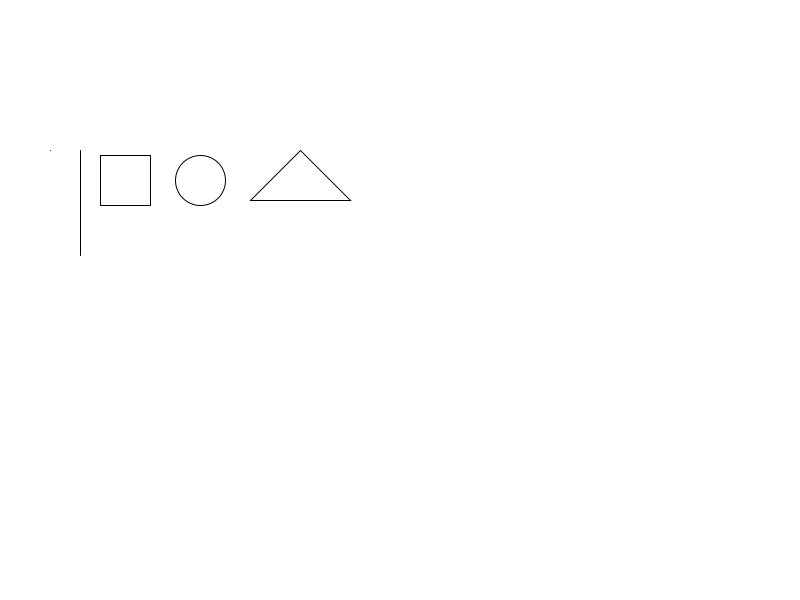
Frame 1 (no input)
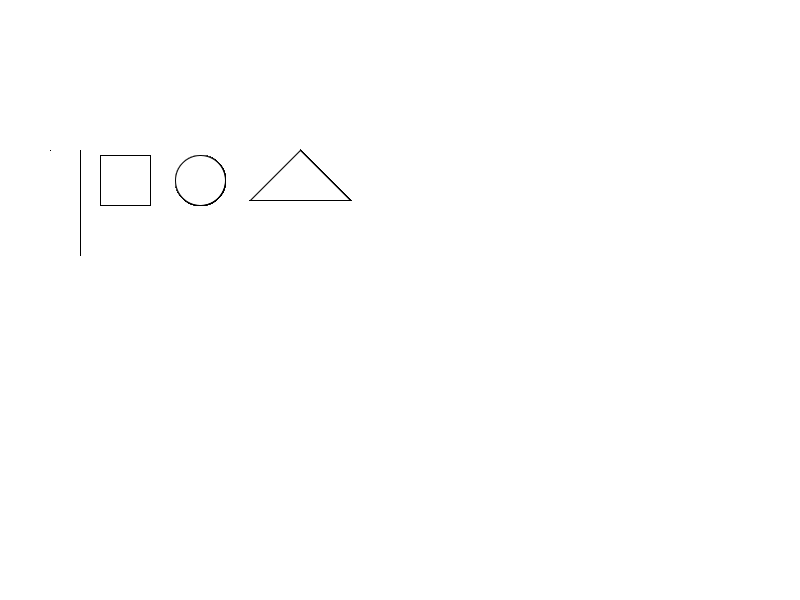
Frame 60 (the mouse pressed at the canvas centre just before this capture)
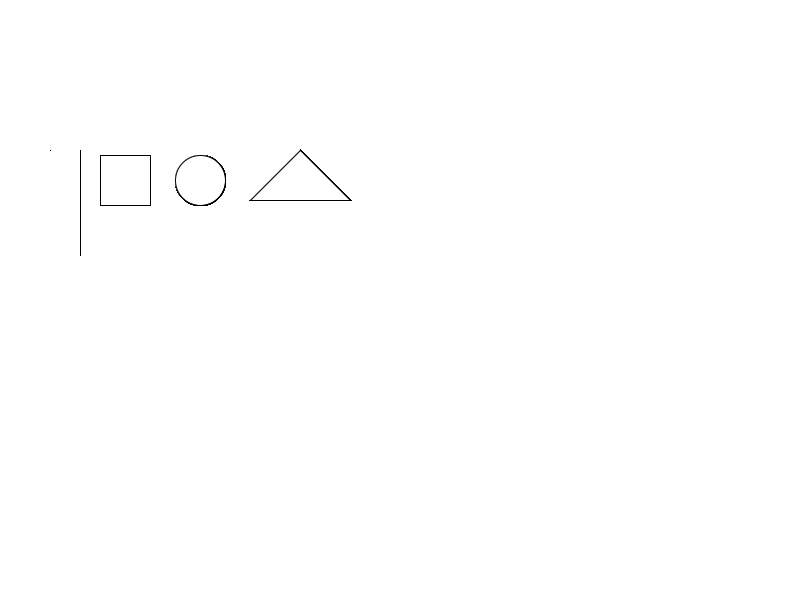
Frame 120 (the mouse held since frame 60 and released just before this capture)

The Processing sketch that drew these frames (run headless with seeded random() and noise(); from frame 60 on, the mouse is pressed at the canvas centre):

// Processing sketch: MisPrimerasformas
// ── MisPrimerasformas.pde
//Introducción a formas básicas en Processing
void setup(){ //Definimos el tamaño de nuestro canvas
  size(800,600);
  background(255);
}
void draw(){ //Inicializamos el bloque de instrucciones para dibujar en el canvas
  //Iniciamos dibujando un punto en el canvas, se especifica la coordenada x,y
  point(50,150);
 
  //Para dibujar una línea se tienen las siguientes propiedades line(x1,y1,x2,y2); es decir line(punto A, punto B).
  line(80,150,80,255);
 
  //Para un rectángulo se especifican las siguientes propiedades (x,y, ancho y alto)
  rect(100,155, 50,50);
  
  //Para dibujar una ellipse se especifica de la siguiente manera: ellipse(x,y,ancho,alto)
  ellipse(200,180,50,50);

  triangle(250, 200, 350,200, 300, 150); 
}
